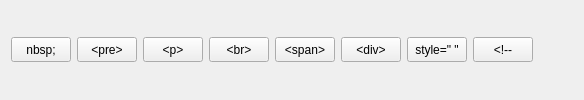
        <widget class="QWidget" name="tab">
         <attribute name="title">
          <string notr="true">Basic</string>
         </attribute>
         <layout class="QHBoxLayout" name="horizontalLayout_2">
          <item>
           <widget class="QPushButton" name="btn_space">
            <property name="minimumSize">
             <size>
              <width>60</width>
              <height>25</height>
             </size>
            </property>
            <property name="maximumSize">
             <size>
              <width>60</width>
              <height>25</height>
             </size>
            </property>
            <property name="cursor">
             <cursorShape>PointingHandCursor</cursorShape>
            </property>
            <property name="toolTip">
             <string>spacja</string>
            </property>
            <property name="text">
             <string notr="true">nbsp;</string>
            </property>
           </widget>
          </item>
          <item>
           <widget class="QPushButton" name="btn_pre">
            <property name="minimumSize">
             <size>
              <width>60</width>
              <height>25</height>
             </size>
            </property>
            <property name="maximumSize">
             <size>
              <width>60</width>
              <height>25</height>
             </size>
            </property>
            <property name="cursor">
             <cursorShape>PointingHandCursor</cursorShape>
            </property>
            <property name="toolTip">
             <string>Tekst preformatowany</string>
            </property>
            <property name="text">
             <string notr="true">&lt;pre&gt;</string>
            </property>
           </widget>
          </item>
          <item>
           <widget class="QPushButton" name="btn_p">
            <property name="minimumSize">
             <size>
              <width>60</width>
              <height>25</height>
             </size>
            </property>
            <property name="maximumSize">
             <size>
              <width>60</width>
              <height>25</height>
             </size>
            </property>
            <property name="cursor">
             <cursorShape>PointingHandCursor</cursorShape>
            </property>
            <property name="toolTip">
             <string>Paragraf</string>
            </property>
            <property name="text">
             <string notr="true">&lt;p&gt;</string>
            </property>
           </widget>
          </item>
          <item>
           <widget class="QPushButton" name="btn_br">
            <property name="minimumSize">
             <size>
              <width>60</width>
              <height>25</height>
             </size>
            </property>
            <property name="maximumSize">
             <size>
              <width>60</width>
              <height>25</height>
             </size>
            </property>
            <property name="cursor">
             <cursorShape>PointingHandCursor</cursorShape>
            </property>
            <property name="toolTip">
             <string>Nowy wiersz</string>
            </property>
            <property name="text">
             <string notr="true">&lt;br&gt;</string>
            </property>
           </widget>
          </item>
          <item>
           <widget class="QPushButton" name="btn_span">
            <property name="minimumSize">
             <size>
              <width>60</width>
              <height>25</height>
             </size>
            </property>
            <property name="maximumSize">
             <size>
              <width>60</width>
              <height>25</height>
             </size>
            </property>
            <property name="cursor">
             <cursorShape>PointingHandCursor</cursorShape>
            </property>
            <property name="toolTip">
             <string>Blok span</string>
            </property>
            <property name="text">
             <string notr="true">&lt;span&gt;</string>
            </property>
           </widget>
          </item>
          <item>
           <widget class="QPushButton" name="btn_div">
            <property name="minimumSize">
             <size>
              <width>60</width>
              <height>25</height>
             </size>
            </property>
            <property name="maximumSize">
             <size>
              <width>60</width>
              <height>25</height>
             </size>
            </property>
            <property name="cursor">
             <cursorShape>PointingHandCursor</cursorShape>
            </property>
            <property name="toolTip">
             <string>Blok div</string>
            </property>
            <property name="text">
             <string notr="true">&lt;div&gt;</string>
            </property>
           </widget>
          </item>
          <item>
           <widget class="QPushButton" name="btn_style">
            <property name="minimumSize">
             <size>
              <width>60</width>
              <height>25</height>
             </size>
            </property>
            <property name="maximumSize">
             <size>
              <width>60</width>
              <height>25</height>
             </size>
            </property>
            <property name="cursor">
             <cursorShape>PointingHandCursor</cursorShape>
            </property>
            <property name="toolTip">
             <string>Definicja stylu</string>
            </property>
            <property name="text">
             <string notr="true">style=&quot; &quot;</string>
            </property>
           </widget>
          </item>
          <item>
           <widget class="QPushButton" name="btn_comment">
            <property name="minimumSize">
             <size>
              <width>60</width>
              <height>25</height>
             </size>
            </property>
            <property name="maximumSize">
             <size>
              <width>60</width>
              <height>25</height>
             </size>
            </property>
            <property name="cursor">
             <cursorShape>PointingHandCursor</cursorShape>
            </property>
            <property name="toolTip">
             <string>Komentarz</string>
            </property>
            <property name="text">
             <string notr="true">&lt;!--</string>
            </property>
           </widget>
          </item>
          <item>
           <spacer name="horizontalSpacer_2">
            <property name="orientation">
             <enum>Qt::Horizontal</enum>
            </property>
            <property name="sizeHint" stdset="0">
             <size>
              <width>40</width>
              <height>26</height>
             </size>
            </property>
           </spacer>
          </item>
         </layout>
        </widget>
